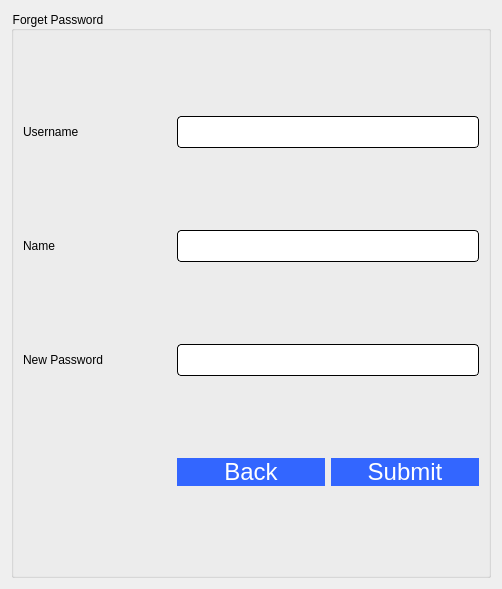
<?xml version="1.0" encoding="UTF-8"?>
<ui version="4.0">
 <class>newPasswd</class>
 <widget class="QDialog" name="newPasswd">
  <property name="geometry">
   <rect>
    <x>0</x>
    <y>0</y>
    <width>502</width>
    <height>589</height>
   </rect>
  </property>
  <property name="windowTitle">
   <string>Dialog</string>
  </property>
  <layout class="QVBoxLayout" name="verticalLayout">
   <item>
    <widget class="QGroupBox" name="groupBox">
     <property name="styleSheet">
      <string notr="true">font: 16pt &quot;Comic Sans MS&quot;;
border-color: rgb(196, 178, 255);
border-color: rgb(170, 0, 255);
color: rgb(0, 0, 0);</string>
     </property>
     <property name="title">
      <string>Forget Password</string>
     </property>
     <layout class="QGridLayout" name="gridLayout">
      <item row="0" column="1" colspan="2">
       <widget class="QLineEdit" name="username">
        <property name="styleSheet">
         <string notr="true">QLineEdit{
	background-color: rgb(255, 255, 255);
	 border: 1px  solid;
     border-radius: 4px;
	font: 24px
}</string>
        </property>
       </widget>
      </item>
      <item row="0" column="0">
       <widget class="QLabel" name="label">
        <property name="styleSheet">
         <string notr="true">font: 10pt &quot;Comic Sans MS&quot;;</string>
        </property>
        <property name="text">
         <string>Username</string>
        </property>
       </widget>
      </item>
      <item row="1" column="1" colspan="2">
       <widget class="QLineEdit" name="name">
        <property name="styleSheet">
         <string notr="true">QLineEdit{
	background-color: rgb(255, 255, 255);
	 border: 1px  solid;
     border-radius: 4px;
	font: 24px
}</string>
        </property>
       </widget>
      </item>
      <item row="2" column="0">
       <widget class="QLabel" name="label_2">
        <property name="styleSheet">
         <string notr="true">font: 10pt &quot;Comic Sans MS&quot;;</string>
        </property>
        <property name="text">
         <string>New Password</string>
        </property>
       </widget>
      </item>
      <item row="3" column="1">
       <widget class="QPushButton" name="backButton">
        <property name="styleSheet">
         <string notr="true">QPushButton{
border-radius:15px;
padding : 0 4px;
background: #3366FF;
border -radius:10px;
color: rgb(255, 255, 255);
font: 24px
}
QPushButton:hover:!pressed

{
background:#4f85e2;
}
QToolButton
{

border-radius:10px;
bacground:red;
color:red;
}

QPushButton:pressed
{
              font-size: 19px;
              transition: 0.9s; 
}</string>
        </property>
        <property name="text">
         <string>Back</string>
        </property>
       </widget>
      </item>
      <item row="2" column="1" colspan="2">
       <widget class="QLineEdit" name="newpass">
        <property name="styleSheet">
         <string notr="true">QLineEdit{
	background-color: rgb(255, 255, 255);
	 border: 1px  solid;
     border-radius: 4px;
	font: 24px
}</string>
        </property>
        <property name="echoMode">
         <enum>QLineEdit::Password</enum>
        </property>
       </widget>
      </item>
      <item row="1" column="0">
       <widget class="QLabel" name="label_3">
        <property name="styleSheet">
         <string notr="true">font: 10pt &quot;Comic Sans MS&quot;;</string>
        </property>
        <property name="text">
         <string>Name</string>
        </property>
       </widget>
      </item>
      <item row="3" column="2">
       <widget class="QPushButton" name="submitButton">
        <property name="styleSheet">
         <string notr="true">QPushButton{
border-radius:15px;
padding : 0 4px;
background: #3366FF;
border -radius:10px;
color: rgb(255, 255, 255);
font: 24px
}
QPushButton:hover:!pressed

{
background:#4f85e2;
}
QToolButton
{

border-radius:10px;
bacground:red;
color:red;
}

QPushButton:pressed
{
              font-size: 19px;
              transition: 0.9s; 
}</string>
        </property>
        <property name="text">
         <string>Submit</string>
        </property>
       </widget>
      </item>
     </layout>
    </widget>
   </item>
  </layout>
 </widget>
 <resources/>
 <connections/>
</ui>
